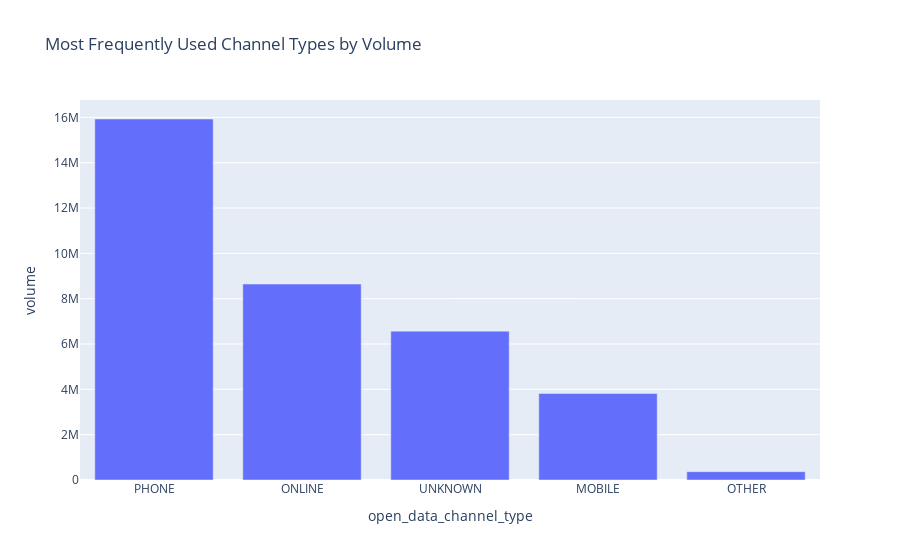

Notebook code cell kept with this figure:
### Code cell
datum = {
    'question':'What are the most frequently used channel types?',
    'context': context,
    'answer':{
        'query': """SELECT open_data_channel_type, COUNT(*) as volume, COUNT(*) / SUM(COUNT(*)) over () AS fraction
GROUP BY open_data_channel_type
ORDER BY volume DESC
LIMIT 10""",
        'plot': """fig = px.bar(df, x='open_data_channel_type', y='volume', title='Most Frequently Used Channel Types by Volume')"""
    }
}
dataset_311.append(datum)
df = pd.DataFrame.from_records(client.get("erm2-nwe9", query=datum['answer']['query']))
df = df.astype({'volume': int})
exec(datum['answer']['plot'])
fig

### Figure 1 — Plotly figure (JSON) as saved in the notebook; plotly's stock layout.template omitted (floating-point values rounded to 4 significant figures)
{"data": [{"alignmentgroup": "True", "hovertemplate": "open_data_channel_type=%{x}<br>volume=%{y}<extra></extra>", "legendgroup": "", "marker": {"color": "#636efa", "pattern": {"shape": ""}}, "name": "", "offsetgroup": "", "orientation": "v", "showlegend": false, "textposition": "auto", "type": "bar", "x": ["PHONE", "ONLINE", "UNKNOWN", "MOBILE", "OTHER"], "xaxis": "x", "y": [15928070, 8647232, 6567933, 3817687, 368328], "yaxis": "y"}], "layout": {"autosize": true, "barmode": "relative", "legend": {"tracegroupgap": 0}, "title": {"text": "Most Frequently Used Channel Types by Volume"}, "xaxis": {"anchor": "y", "autorange": true, "domain": [0, 1], "range": [-0.5, 4.5], "title": {"text": "open_data_channel_type"}, "type": "category"}, "yaxis": {"anchor": "x", "autorange": true, "domain": [0, 1], "range": [0, 16770000.0], "title": {"text": "volume"}, "type": "linear"}}}
